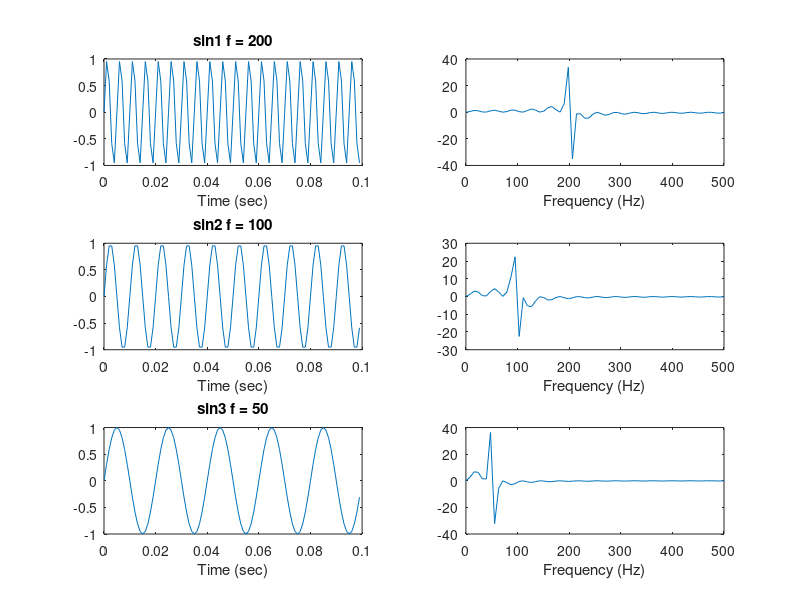

Reproduce this figure in MATLAB.
%%  Visualizzo Serie di Fourier
clear     % Elimina tutte le variabili
clc       % Pulisce linea di comandi
close all % Chiude tutte le figure

%% DATI
L = 100;    % Lunghezza del Segnale (millisec)
T = 0.001;   % Intervallo Campionamento (sec)
Fc= 1/T;     % Frequenza  Campionamento
t=(0:L-1)/1000; % Vettore dei Tempi (sec)

f1 = 200;
f2 = 100;
f3 = 50;

sin1 = 1.0*sin(2*pi*f1*t);
sin2 = 1.0*sin(2*pi*f2*t);
sin3 = 1.0*sin(2*pi*f3*t);

%% ELABORO 
% fft(X,N)      -> Equivale ad una FFT di un vettore di lunghezza N, inserendo zeri
% se X ha meno di N componenti e troncando se ne ha di più
% Fmax = Fc/2;
% f = Fmax*linspace(0,1,Fmax); %costruzione di un vettore di punti equispaziati, in un intervallo delle frequenze che cade in [0,Fs/2] Es: [0,500]

NFFT = 2^nextpow2(L);
f=(Fc/2)*linspace(0,1,NFFT/2);

Fsin1 = fft(sin1,NFFT);    
Fsin2 = fft(sin2,NFFT);    
Fsin3 = fft(sin3,NFFT);    


%% PLOT SEGNALI
figure(1);
subplot(3,2,1);
plot(t,sin1); %% Visualizzo solo i primi 50 valori del segnale
title(['sin1 f = ', num2str(f1)]);
xlabel('Time (sec)')

subplot(3,2,3);
plot(t,sin2); %% Visualizzo solo i primi 50 valori del segnale
title(['sin2 f = ', num2str(f2)]);
xlabel('Time (sec)')

subplot(3,2,5);
plot(t,sin3); %% Visualizzo solo i primi 50 valori del segnale
title(['sin3 f = ', num2str(f3)]);
xlabel('Time (sec)')

%% PLOT TRASFORMATE SEGNALI
subplot(3,2,2);
plot(f,Fsin1(1:NFFT/2));
xlabel('Frequency (Hz)')

subplot(3,2,4);
plot(f,Fsin2(1:NFFT/2));
xlabel('Frequency (Hz)')

subplot(3,2,6);
plot(f,Fsin3(1:NFFT/2));
xlabel('Frequency (Hz)')